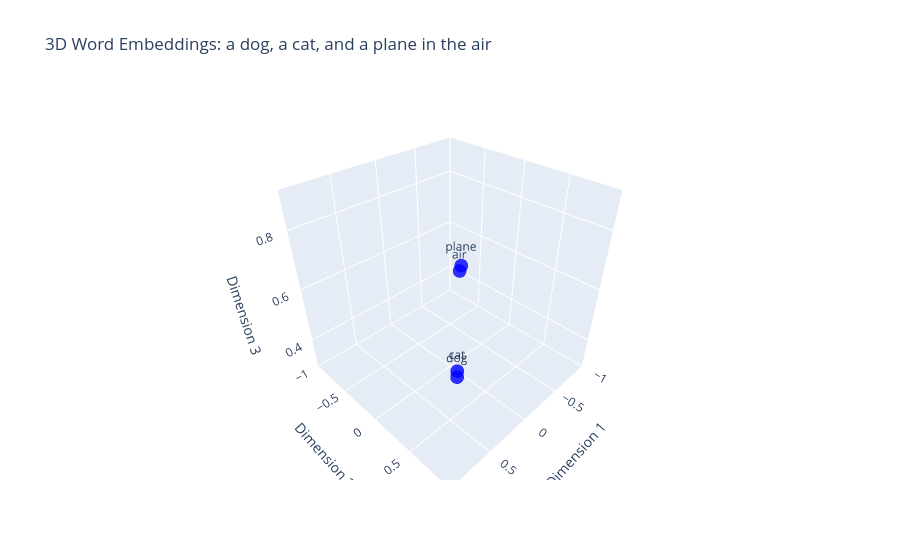

Here is the notebook cell this chart was saved with:
### Markdown cell above
## Numerical Representations of Text

### Code cell
import numpy as np
from plotly.subplots import make_subplots

import plotly.graph_objects as go

# Words given
words = ["dog", "cat", "plane", "air"]

e_dog = np.array([0.1, 0.2, 0.3])
e_cat = np.array([0.15, 0.25, 0.35])
e_plane = np.array([0.7, 0.8, 0.9])
e_air = np.array([0.4, 0.5, 0.8])

embeddings = np.array([e_dog, e_cat, e_plane, e_air])
fig = make_subplots(rows=1, cols=1, specs=[[{'type': 'scatter3d'}]])
fig.add_trace(
    go.Scatter3d(
        x=embeddings[:, 0],
        y=embeddings[:, 1],
        z=embeddings[:, 2],
        mode='markers+text',
        text=words,
        textposition='top center',
        marker=dict(
            size=8,
            color='blue',
            opacity=0.8
        )
    ),
    row=1, col=1
)

fig.update_layout(
    title="3D Word Embeddings: a dog, a cat, and a plane in the air",
    scene=dict(
        xaxis_title='Dimension 1',
        yaxis_title='Dimension 2',
        zaxis_title='Dimension 3',
        xaxis=dict(nticks=10, range=[-1, 1]),
        yaxis=dict(nticks=10, range=[-1, 1]),
    )
)

fig.show()

### Figure 1 — Plotly figure (JSON) as saved in the notebook; plotly's stock layout.template omitted (floating-point values rounded to 4 significant figures)
{"data": [{"marker": {"color": "blue", "opacity": 0.8, "size": 8}, "mode": "markers+text", "scene": "scene", "text": ["dog", "cat", "plane", "air"], "textposition": "top center", "type": "scatter3d", "x": [0.1, 0.15, 0.7, 0.4], "y": [0.2, 0.25, 0.8, 0.5], "z": [0.3, 0.35, 0.9, 0.8]}], "layout": {"scene": {"domain": {"x": [0, 1], "y": [0, 1]}, "xaxis": {"nticks": 10, "range": [-1, 1], "title": {"text": "Dimension 1"}}, "yaxis": {"nticks": 10, "range": [-1, 1], "title": {"text": "Dimension 2"}}, "zaxis": {"title": {"text": "Dimension 3"}}}, "title": {"text": "3D Word Embeddings: a dog, a cat, and a plane in the air"}}}
